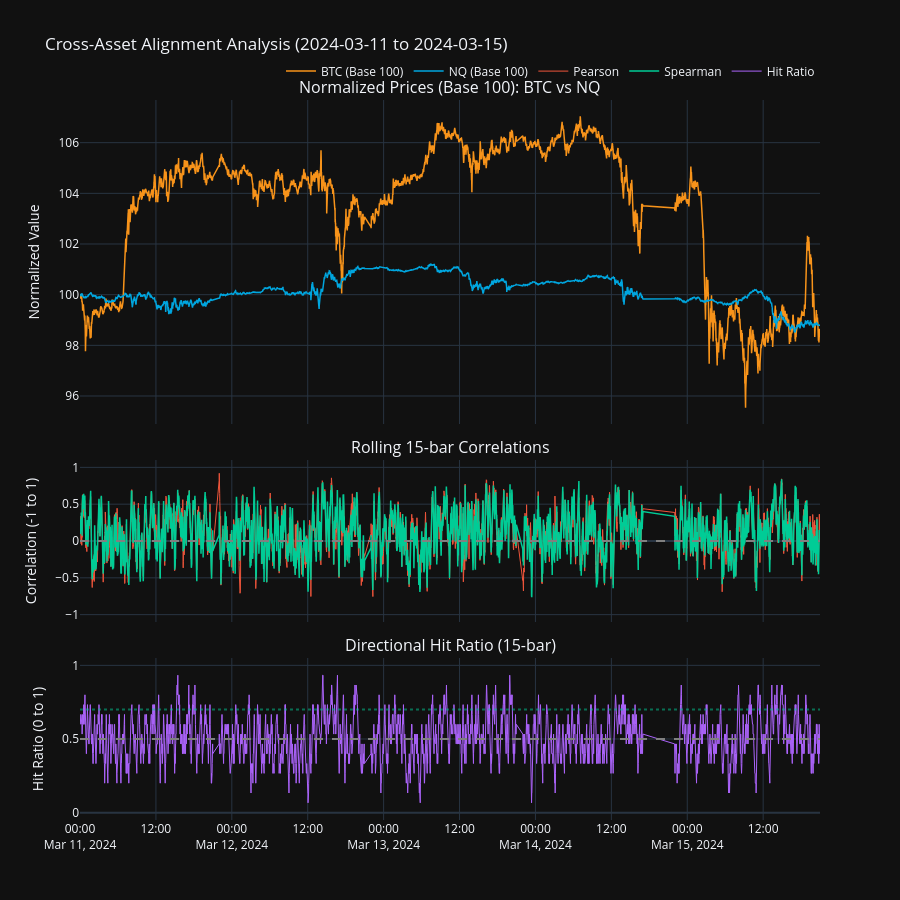

The notebook cell this image was saved under:
### Markdown cell above
## 4. Global Time Series Visualization (EDA)

Interactive visualization is crucial for understanding the dynamic relationship between assets. We use `plotly` to stack the price action directly above our computed correlation metrics. 

**Note on Memory Management:** Since 1-minute data over 2 years produces hundreds of thousands of rows, rendering the entire dataset interactively will crash the browser. We slice the data into a specific time window (e.g., a specific trading week) to observe the micro-structure and evaluate how Pearson, Spearman, and Hit Ratio react to real price movements.

* **Top Panel**: Normalized Prices (Base 100). Allows direct visual comparison of relative momentum.
* **Middle Panel**: Rolling Pearson vs. Rolling Spearman. Notice how Spearman is generally smoother and less reactive to single-bar volatility spikes.
* **Bottom Panel**: Directional Hit Ratio. Shows the percentage of aligned bars. A value of 0.5 implies random walk (no directional correlation), while values > 0.7 or < 0.3 indicate strong regime alignment or divergence.

### Code cell
# ==========================================
# CELL 4: INTERACTIVE VISUALIZATION
# ==========================================

# 1. Define the slice for visualization to prevent browser crashes
# Let's look at the first full trading week in the dataset
START_DATE = '2024-03-11'
END_DATE = '2024-03-15'

plot_df = df.loc[START_DATE:END_DATE].copy()

# 2. Normalize prices to Base 100 for proper visual scale comparison
plot_df['btc_norm'] = (plot_df['btc_close'] / plot_df['btc_close'].iloc[0]) * 100
plot_df['nq_norm'] = (plot_df['nq_close'] / plot_df['nq_close'].iloc[0]) * 100

# 3. Create a multi-panel figure
fig = make_subplots(
    rows=3, cols=1, 
    shared_xaxes=True,
    vertical_spacing=0.05,
    row_heights=[0.5, 0.25, 0.25],
    subplot_titles=(
        "Normalized Prices (Base 100): BTC vs NQ", 
        f"Rolling {ROLLING_WINDOW}-bar Correlations", 
        f"Directional Hit Ratio ({ROLLING_WINDOW}-bar)"
    )
)

# --- ROW 1: Normalized Prices ---
fig.add_trace(go.Scatter(x=plot_df.index, y=plot_df['btc_norm'], 
                         mode='lines', name='BTC (Base 100)', line=dict(color='#F7931A', width=1.5)), row=1, col=1)
fig.add_trace(go.Scatter(x=plot_df.index, y=plot_df['nq_norm'], 
                         mode='lines', name='NQ (Base 100)', line=dict(color='#00A6DF', width=1.5)), row=1, col=1)

# --- ROW 2: Pearson vs Spearman ---
fig.add_trace(go.Scatter(x=plot_df.index, y=plot_df['corr_pearson'], 
                         mode='lines', name='Pearson', line=dict(color='#EF553B', width=1)), row=2, col=1)
fig.add_trace(go.Scatter(x=plot_df.index, y=plot_df['corr_spearman'], 
                         mode='lines', name='Spearman', line=dict(color='#00CC96', width=1.5)), row=2, col=1)

# Add a zero-line reference for correlations
fig.add_hline(y=0, line_dash="dash", line_color="gray", row=2, col=1)

# --- ROW 3: Hit Ratio ---
fig.add_trace(go.Scatter(x=plot_df.index, y=plot_df['hit_ratio'], 
                         mode='lines', name='Hit Ratio', line=dict(color='#AB63FA', width=1)), row=3, col=1)

# Add reference lines for Hit Ratio (0.5 = random, 0.7 = strong directional agreement)
fig.add_hline(y=0.5, line_dash="dash", line_color="gray", row=3, col=1)
fig.add_hline(y=0.7, line_dash="dot", line_color="rgba(0, 204, 150, 0.5)", row=3, col=1)

# 4. Layout formatting
fig.update_layout(
    title=f"Cross-Asset Alignment Analysis ({START_DATE} to {END_DATE})",
    height=900,
    hovermode="x unified",
    legend=dict(orientation="h", yanchor="bottom", y=1.02, xanchor="right", x=1)
)

fig.update_yaxes(title_text="Normalized Value", row=1, col=1)
fig.update_yaxes(title_text="Correlation (-1 to 1)", range=[-1.1, 1.1], row=2, col=1)
fig.update_yaxes(title_text="Hit Ratio (0 to 1)", range=[-0.05, 1.05], row=3, col=1)

fig.show()

### Figure 1 — Plotly figure (JSON) as saved in the notebook; plotly's stock layout.template omitted (floating-point values rounded to 4 significant figures; data arrays with more than 128 entries replaced by an {"elided": "..."} marker saying what was removed)
{"data": [{"line": {"color": "#F7931A", "width": 1.5}, "mode": "lines", "name": "BTC (Base 100)", "type": "scatter", "x": {"elided": "6540 str values"}, "xaxis": "x", "y": {"elided": "6540 float values"}, "yaxis": "y"}, {"line": {"color": "#00A6DF", "width": 1.5}, "mode": "lines", "name": "NQ (Base 100)", "type": "scatter", "x": {"elided": "6540 str values"}, "xaxis": "x", "y": {"elided": "6540 float values"}, "yaxis": "y"}, {"line": {"color": "#EF553B", "width": 1}, "mode": "lines", "name": "Pearson", "type": "scatter", "x": {"elided": "6540 str values"}, "xaxis": "x2", "y": {"elided": "6540 float values"}, "yaxis": "y2"}, {"line": {"color": "#00CC96", "width": 1.5}, "mode": "lines", "name": "Spearman", "type": "scatter", "x": {"elided": "6540 str values"}, "xaxis": "x2", "y": {"elided": "6540 float values"}, "yaxis": "y2"}, {"line": {"color": "#AB63FA", "width": 1}, "mode": "lines", "name": "Hit Ratio", "type": "scatter", "x": {"elided": "6540 str values"}, "xaxis": "x3", "y": {"elided": "6540 float values"}, "yaxis": "y3"}], "layout": {"annotations": [{"font": {"size": 16}, "showarrow": false, "text": "Normalized Prices (Base 100): BTC vs NQ", "x": 0.5, "xanchor": "center", "xref": "paper", "y": 1, "yanchor": "bottom", "yref": "paper"}, {"font": {"size": 16}, "showarrow": false, "text": "Rolling 15-bar Correlations", "x": 0.5, "xanchor": "center", "xref": "paper", "y": 0.5, "yanchor": "bottom", "yref": "paper"}, {"font": {"size": 16}, "showarrow": false, "text": "Directional Hit Ratio (15-bar)", "x": 0.5, "xanchor": "center", "xref": "paper", "y": 0.225, "yanchor": "bottom", "yref": "paper"}], "height": 900, "hovermode": "x unified", "legend": {"orientation": "h", "x": 1, "xanchor": "right", "y": 1.02, "yanchor": "bottom"}, "shapes": [{"line": {"color": "gray", "dash": "dash"}, "type": "line", "x0": 0, "x1": 1, "xref": "x2 domain", "y0": 0, "y1": 0, "yref": "y2"}, {"line": {"color": "gray", "dash": "dash"}, "type": "line", "x0": 0, "x1": 1, "xref": "x3 domain", "y0": 0.5, "y1": 0.5, "yref": "y3"}, {"line": {"color": "rgba(0, 204, 150, 0.5)", "dash": "dot"}, "type": "line", "x0": 0, "x1": 1, "xref": "x3 domain", "y0": 0.7, "y1": 0.7, "yref": "y3"}], "title": {"text": "Cross-Asset Alignment Analysis (2024-03-11 to 2024-03-15)"}, "xaxis": {"anchor": "y", "domain": [0, 1], "matches": "x3", "showticklabels": false}, "xaxis2": {"anchor": "y2", "domain": [0, 1], "matches": "x3", "showticklabels": false}, "xaxis3": {"anchor": "y3", "domain": [0, 1]}, "yaxis": {"anchor": "x", "domain": [0.55, 1], "title": {"text": "Normalized Value"}}, "yaxis2": {"anchor": "x2", "domain": [0.275, 0.5], "range": [-1.1, 1.1], "title": {"text": "Correlation (-1 to 1)"}}, "yaxis3": {"anchor": "x3", "domain": [0, 0.225], "range": [-0.05, 1.05], "title": {"text": "Hit Ratio (0 to 1)"}}}}
